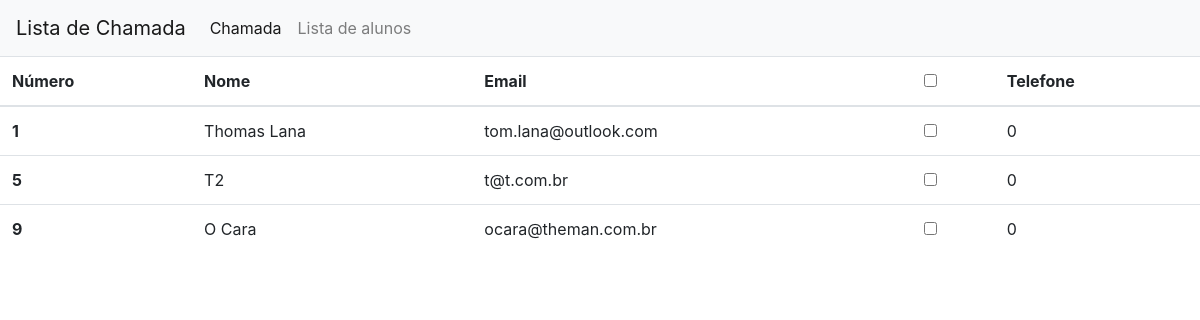
The page / on the database its author committed.
### tables this page shows
CREATE TABLE IF NOT EXISTS `alunos` (
  `id` int(11) NOT NULL AUTO_INCREMENT,
  `nome` varchar(150) NOT NULL,
  `email` varchar(200) DEFAULT NULL,
  `ativo` char(1) NOT NULL,
  `telefone` varchar(16) NOT NULL,
  PRIMARY KEY (`id`)
);

### index.php (the view, shortened to what this page needs)
<?php
    include("connection.php");
    $sql = "SELECT * FROM alunos where ativo='S'";
    $result = $conn->query($sql);
?>
<!DOCTYPE html>
<html lang="en">
<head>
    <link rel="stylesheet" href="https://stackpath.bootstrapcdn.com/bootstrap/4.4.1/css/bootstrap.min.css">
</head>
<body>
<nav class="navbar navbar-expand-lg navbar-light bg-light">
  <a class="navbar-brand">Lista de Chamada</a>
  <div class="collapse navbar-collapse" id="navbarNav">
    <ul class="navbar-nav">
      <li class="nav-item active">
        <a class="nav-link" href="index.php">Chamada<span class="sr-only">(current)</span></a>
      </li>
      <li class="nav-item">
        <a class="nav-link" href="lista_alunos">Lista de alunos</a>
      </li>
    </ul>
  </div>
</nav>
<table class="table">
  <thead>
    <tr>
      <th scope="col">Número</th>
      <th scope="col">Nome</th>
      <th scope="col">Email</th>
      <th scope="col"><input id='presencatotal' type="checkbox"></th>
      <th scope="col">Telefone</th>
    </tr>
  </thead>
  <tbody>
  <?php
    while($row = $result->fetch_assoc()) {
  ?>
    <tr>
      <th scope="row"> <?php echo $row["id"]?></th>
      <td><?php echo $row["nome"]?></td>
      <td><?php echo $row["email"]?></td>
      <td><input class='todos' id='presenca-<?php echo $row["id"]?>'name='presenca-<?php echo $row["id"]?>' type="checkbox"></td>
      <td><?php echo $row["telefone"]?></td>
    </tr>
    <?php
        }
    ?>
  </tbody>
</table>
</body>
</html>

### rows shown on the page
alunos: id "1", nome "Thomas Lana", email "tom.lana@outlook.com", telefone "0"
alunos: id "5", nome "T2", email "t@t.com.br", telefone "0"
alunos: id "9", nome "O Cara", email "ocara@theman.com.br", telefone "0"
